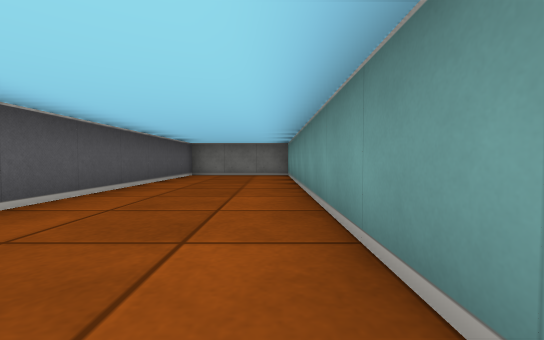
view 1 (above)

12 first-person views from a walk through a cub3D level. The camera is about half as high as the walls, tilts 2° down and sees 90° across. The floor is counted in squares. Each view is taken from the middle of a square. On the plan, view 1 faces up. The plan holds only what a view shows up to about 9 squares ahead; the rest is blank. The place goes on beyond the plan.

view 2
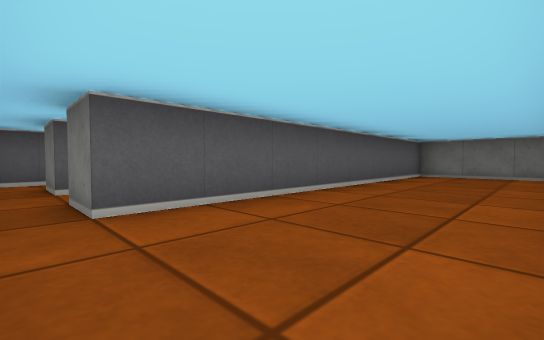

view 3
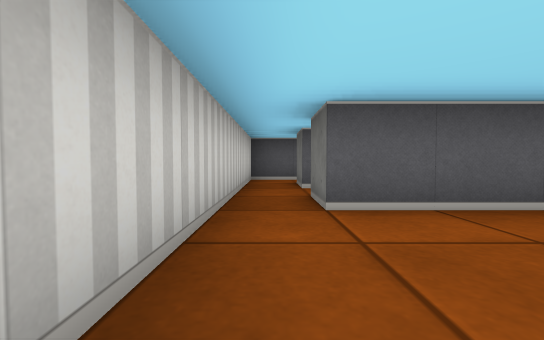

view 4
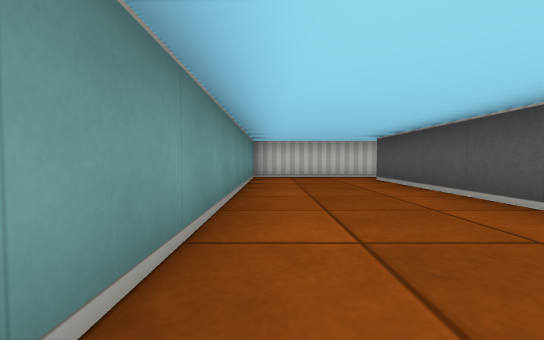

view 5
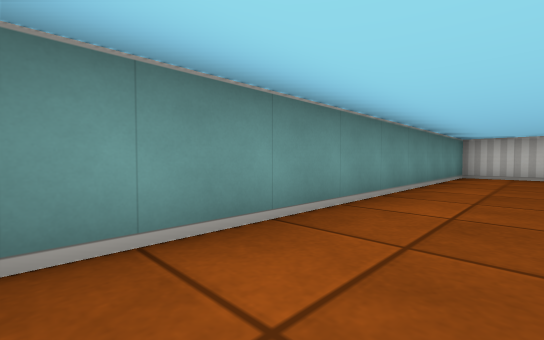

view 6
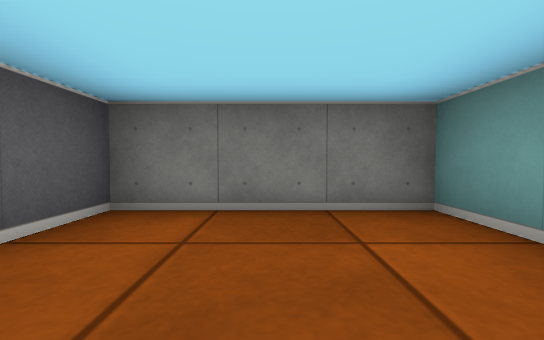

view 7
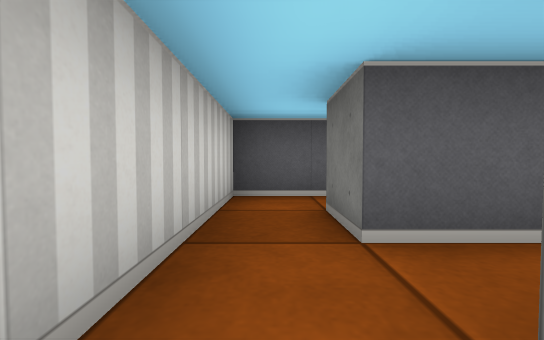

view 8
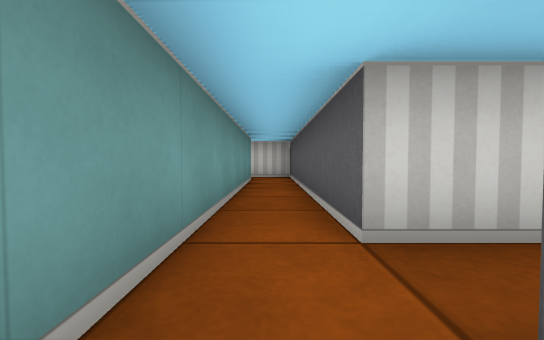

view 9
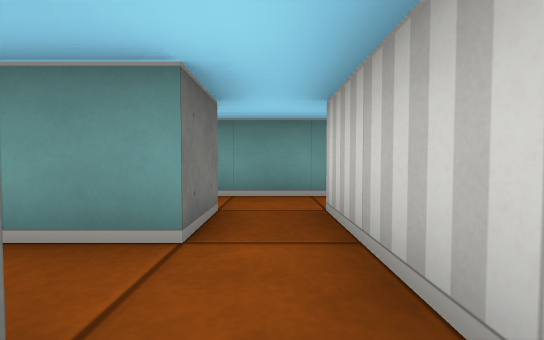

view 10
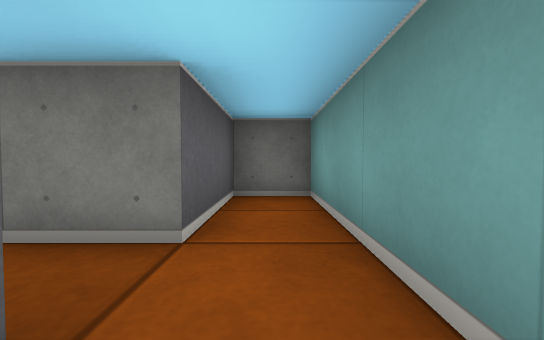

view 11
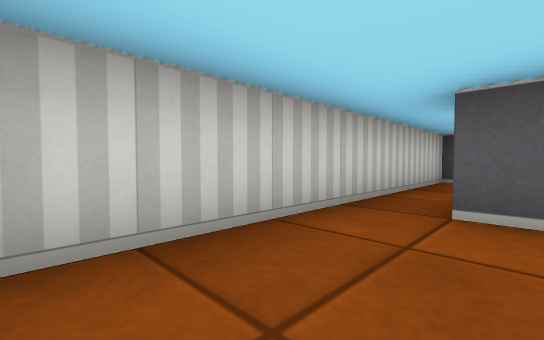

view 12
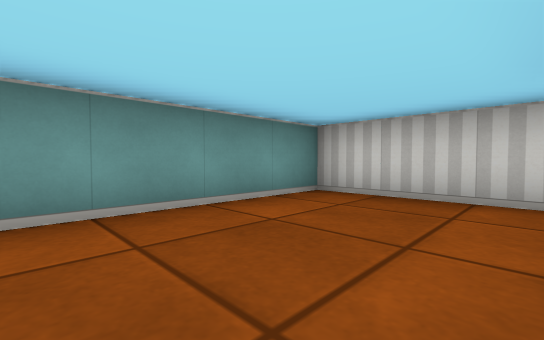

### Floor plan
Ten units are one square. View 1 is at (0, 0); x grows to the right and y downward. Boxes are objects, and circles mark ways between rooms. Rooms are numbered by the first view taken in them; rooms with no view inside come last. Other rooms are left out.
<svg viewBox="-105 -90 115 100">
<path fill="none" stroke="#000" d="M-25 5 5 5 5 -85 -25 -85 -25 -5M-45 -16 -45 -5M-25 -5 -35 -5M-45 5 -25 5M-65 -55 -65 5 -45 5M-45 -5 -55 -5 -55 -85 -65 -85 -65 -65M-86 -55 -65 -55M-65 -65 -75 -65"/>
<circle cx="-30" cy="0" r="3" fill="#2a7"/>
<circle cx="-50" cy="0" r="3" fill="#2a7"/>
<circle cx="-70" cy="-60" r="3" fill="#2a7"/>
<text x="-10" y="-40">1</text>
<text x="-40" y="-40">2</text>
<text x="-60" y="-40">3</text>
<text x="-100" y="-60">4</text>
</svg>
Room 1 opens to room 2. Room 2 opens to room 3. Room 3 opens to room 4.

Where each view was taken, in squares from view 1:
view 1: 0 up, 0 right, facing up
view 2: 0 up, 0 right, facing up-left
view 3: 0 up, 0 right, facing left
view 4: 7 up, 0 right, facing down
view 5: 8 up, 1 left, facing down-right
view 6: 6 up, 1 left, facing up
view 7: 0 up, 3 left, facing left
view 8: 7 up, 6 left, facing down
view 9: 6 up, 9 left, facing right
view 10: 5 up, 6 left, facing up
view 11: 1 up, 0 right, facing down-left
view 12: 3 up, 2 left, facing down-right
